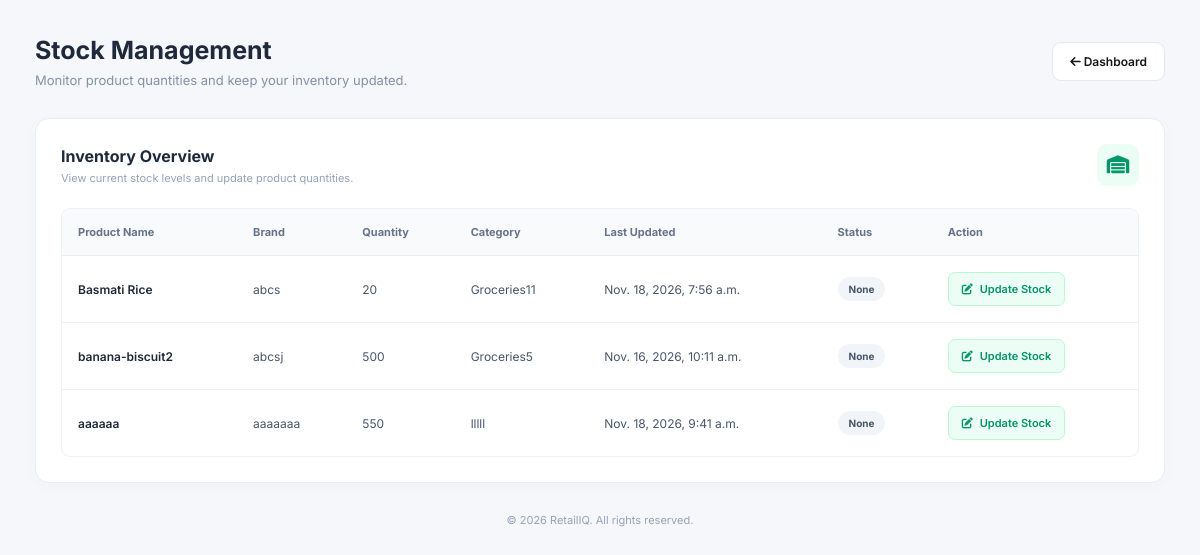
The app's page /ViewStockandUpdateStock (signed in), older data.
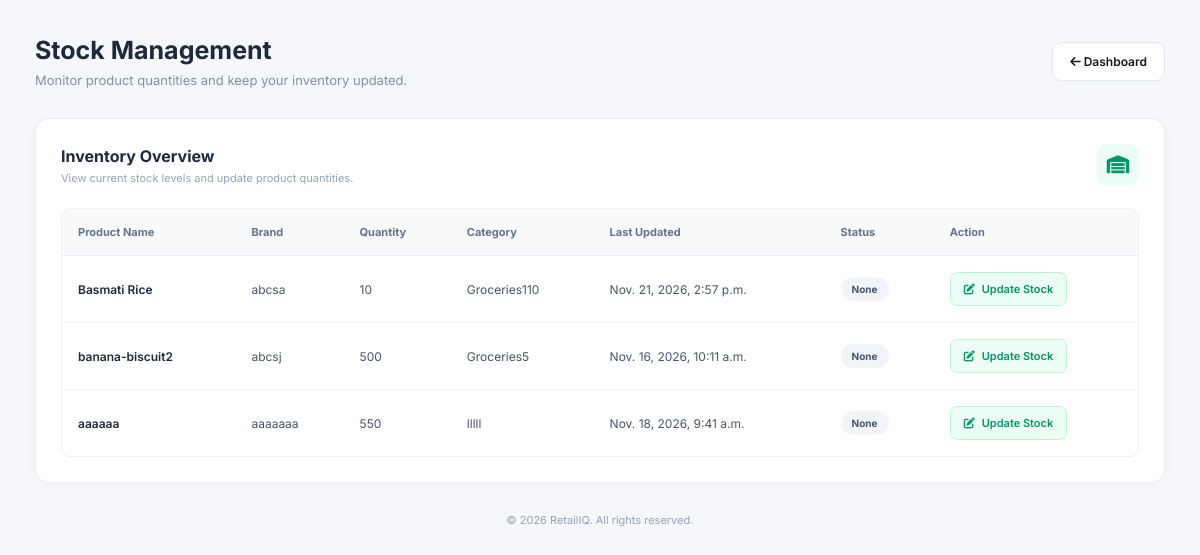
The same page, newer data.
### RetailIQApp/models.py (models this page shows)
class ProductTable(models.Model):
    SHOPID = models.ForeignKey(ShopTable, on_delete=models.PROTECT, null=True, blank=True) #necessary? because there is fk to category table
    CATEGORY = models.ForeignKey(CategoryTable,on_delete=models.PROTECT,null=True,blank=True)
    product_name = models.CharField(max_length=50, null=True, blank=True)
    STOCK = models.ForeignKey(StockTable, on_delete=models.PROTECT, null=True, blank=True) #not appearing in viewproducts.html
    brand = models.CharField(max_length=20, null=True, blank=True)
    expiry_date = models.DateField(null=True, blank=True)
    manufacturing_date = models.DateField(null=True, blank=True)
    barcode = models.IntegerField(null=True, blank=True)
    purchase_price = models.DecimalField(max_digits=10, decimal_places=2, null=True, blank=True)
    selling_price = models.DecimalField(max_digits=10, decimal_places=2, null=True, blank=True)
    unit = models.CharField(max_length=20, null=True, blank=True)
    description = models.TextField(max_length=200, null=True, blank=True)
    supplier_name = models.CharField(max_length=20, null=True, blank=True)
    supplier_email = models.EmailField(max_length=50, null=True, blank=True)
    supplier_phone = models.CharField(max_length=20, null=True, blank=True)
    status = models.CharField(max_length=20, null=True, blank=True)

class StockTable(models.Model):
    quantity = models.IntegerField(null=True, blank=True)
    last_updated = models.DateTimeField(auto_now=True)
    status = models.CharField(max_length=20, null=True, blank=True)

class CategoryTable(models.Model):
    SHOPID = models.ForeignKey(ShopTable, on_delete=models.PROTECT, null=True, blank=True)
    category_name = models.CharField(max_length=20, null=True, blank=True)
    category_description = models.CharField(max_length=100, null=True, blank=True)
    created_at = models.DateTimeField(auto_now_add=True)
    updated_at = models.DateTimeField(auto_now=True)
    is_active = models.BooleanField(default=True)

### RetailIQApp/views.py (the view)
# urls.py: path('ViewStockandUpdateStock',ViewStockandUpdateStock.as_view(),name='ViewStockandUpdateStock'),
class ViewStockandUpdateStock(View):
    def get(self,request):
        obj = ProductTable.objects.filter(SHOPID__LOGINID_id=request.session['loginid']) #select_related not needed?
        return render(request,'shop/ViewStockandUpdateStock.html', {'stock_data':obj})

### templates/Shop/viewStockAndUpdateStock.html (shortened to what this page needs)
<!DOCTYPE html>
<html lang="en">
<head>
    <link rel="stylesheet" href="https://cdnjs.cloudflare.com/ajax/libs/font-awesome/6.5.0/css/all.min.css">
</head>
<body>
    <main class="main">
        <header class="topbar">
            <div class="page-heading">
                <h1>Stock Management</h1>
                <p>Monitor product quantities and keep your inventory updated.</p>
            </div>
            <a href="/shop_home" class="back-btn">
                <i class="fa-solid fa-arrow-left"></i> Dashboard
            </a>
        </header>
        <div class="table-container">
            <div class="table-header">
                <div>
                    <h2>Inventory Overview</h2>
                    <p>View current stock levels and update product quantities.</p>
                </div>
                <div class="table-icon">
                    <i class="fa-solid fa-warehouse"></i>
                </div>
            </div>
            <div class="table-wrapper">
                <table>
                    <thead>
                        <tr>
                            <th>Product Name</th>
                            <th>Brand</th>
                            <th>Quantity</th>
                            <th>Category</th>
                            <th>Last Updated</th>
                            <th>Status</th>
                            <th>Action</th>
                        </tr>
                    </thead>
                    <tbody>
                        {% for i in stock_data %}
                        <tr>
                            <td class="product-name">
                                {{ i.product_name }}
                            </td>
                            <td>{{ i.brand }}</td>
                            <td>
                                {{ i.STOCK.quantity }}
                            </td>
                            <td>
                                {{ i.CATEGORY.category_name }}
                            </td>
                            <td>
                                {{ i.STOCK.last_updated }}
                            </td>
                            <td>
                                <span class="status">
                                    {{ i.STOCK.status }}
                                </span>
                            </td>
                            <td>
                                <a href="updateStock/{{i.STOCK.id}}" class="update-btn">
                                    <i class="fa-solid fa-pen-to-square"></i>
                                    Update Stock
                                </a>
                            </td>
                        </tr>
                        {% endfor %}
                    </tbody>
                </table>
            </div>
        </div>
        <div class="footer">
            © 2026 RetailIQ. All rights reserved.
        </div>
    </main>
</body>
</html>

Row changes from the older to the newer data that the page shows:
changed ProductTable "Basmati Rice": brand "abcs" → "abcsa"; STOCK.quantity "20" → "10"; CATEGORY.category_name "Groceries11" → "Groceries110"; STOCK.last_updated "Nov. 18, 2026, 7:56 a.m." → "Nov. 21, 2026, 2:57 p.m."
